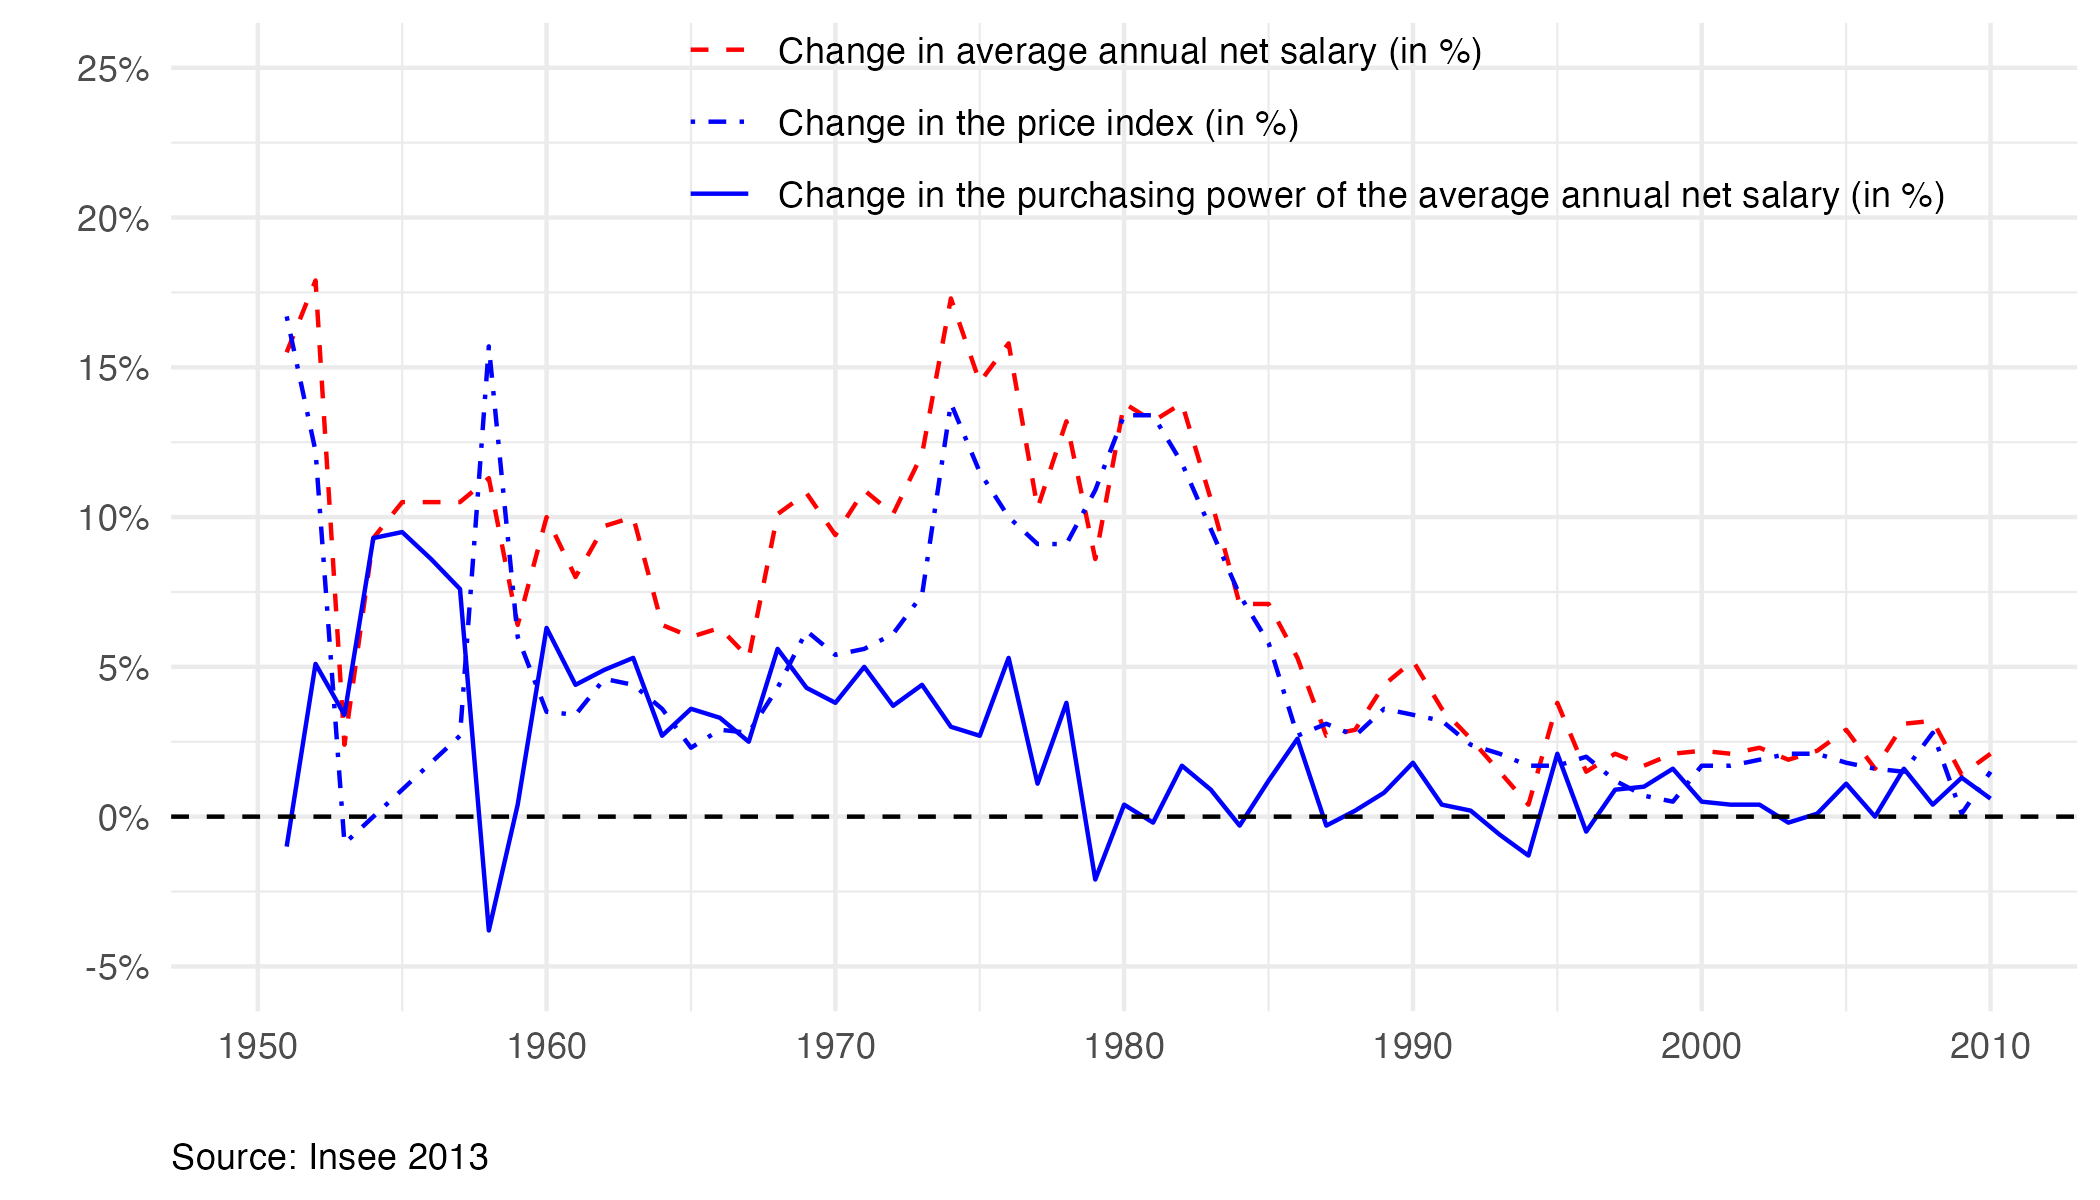

Write the R code that produced this figure.
rm(list = ls())
library(tidyverse)
library(scales)

load("SLS2010_TC01.RData")

figure2 <- SLS2010_TC01 %>%
  filter(SEXE == "Ensemble") %>%
  select(1, 4, 5, 6) %>%
  setNames(c("date",
             "Change in average annual net salary (in %)",
             "Change in the price index (in %)",
             "Change in the purchasing power of the average annual net salary (in %)")) %>%
  gather(variable, value, -date) %>%
  mutate(value = value / 100) %>%
  ggplot + geom_line(aes(x = date, y = value, color = variable, linetype = variable)) +
  theme_minimal() + xlab("") + ylab("") +
  scale_color_manual(values = c("red", "blue", "blue")) +
  scale_linetype_manual(values = c("dashed", "dotdash", "solid")) +
  scale_x_date(breaks = seq(1940, 2025, 10) %>% paste0("-01-01") %>% as.Date,
               labels = date_format("%Y")) +
  scale_y_continuous(breaks = 0.01*seq(-100, 500, 5),
                     labels = percent_format(accuracy = 1),
                     limits = c(-0.05, 0.25)) +
  theme(legend.position = c(0.6, 0.9),
        legend.title = element_blank(),
        plot.caption = element_text(hjust = 0)) +
  labs(caption = "Source: Insee 2013") +
  geom_hline(yintercept = 0, linetype = "dashed")

figure2
save(figure2, file = "figure2.RData")
ggsave(figure2, file = "figure2.pdf", bg = "white", width = 7, height = 4)
ggsave(figure2, file = "figure2.png", bg = "white", width = 7, height = 4)
ggsave(figure2, file = "figure2.svg", bg = "white", width = 7, height = 4)
